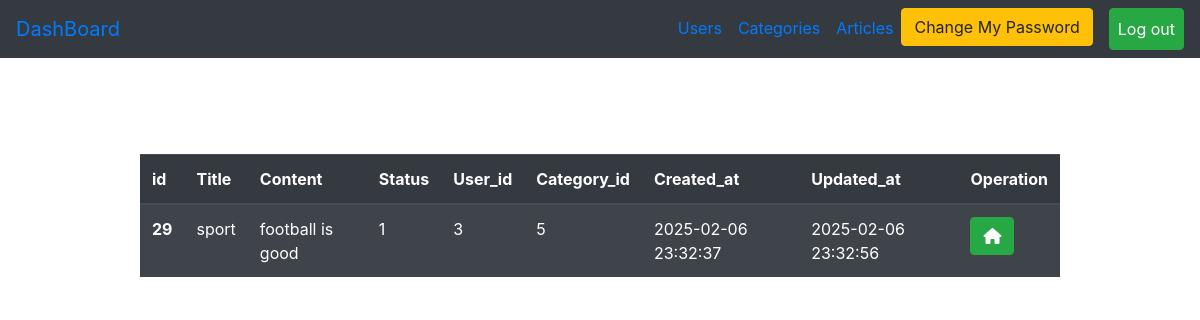
Screenshot of /Admin/posts.php?page=show&post_id=29 (signed in) with the database file from the repository.
### tables this page shows
CREATE TABLE `posts` (
  `post_id` int(11) NOT NULL,
  `title` varchar(255) NOT NULL,
  `description` varchar(255) NOT NULL,
  `status` enum('0','1') DEFAULT '1',
  `user_id` int(11) NOT NULL,
  `category_id` int(11) NOT NULL,
  `created_at` timestamp NULL DEFAULT NULL,
  `updated_at` timestamp NULL DEFAULT NULL
);

### Admin/posts.php (the view)
<?php
include("initials.php");
if (isset($_SESSION['login'])) {
    $page = "All";
    if (isset($_GET['page'])) {
        $page = $_GET['page'];
    }
    if ($page == "All") {
        $statment = $connect->prepare("select * from posts");
        $statment->execute();
        $usercount = $statment->rowcount();
        $result = $statment->fetchall();
?>
        <div class="container mt-5 ">
            <div class="row">
                <div class="col-md-10 m-auto pt-5">
                    <div>
                        <?php
                        if (isset($_SESSION['message'])) {
                            echo "<h4 class='text-center alert alert-success'>" . $_SESSION['message'] . "</h4>";
                            unset($_SESSION['message']);
                            header("refresh:3;url=posts.php");
                        }
                        ?>
                        <h4 class="text-center mb-4">NUMBER OF ARTICLES
                            <span class="badge badge-primary"><?php echo $usercount ?></span>
                        </h4>
                        <table class="table table-striped table-dark ">
                            <thead>
                                <tr>
                                    <th scope="col">id</th>
                                    <th scope="col">Title</th>
                                    <th scope="col">Content</th>
                                    <th scope="col">Status</th>
                                    <th scope="col">Operation</th>
                                </tr>
                            </thead>
                            <tbody>
                                <?php
                                foreach ($result as $item) {
                                ?>
                                    <tr>
                                        <th scope="row"><?php echo $item['post_id'] ?></th>
                                        <td><?php echo $item['title'] ?></td>
                                        <td><?php echo $item['description'] ?></td>
                                        <td><?php echo $item['status'] ?></td>
                                        <td>
                                            <a href="?page=show&post_id=<?php echo $item['post_id'] ?>" class="btn btn-primary"><i class="fa-solid fa-eye"></i></a>
                                            <a href="?page=edit&post_id=<?php echo $item['post_id'] ?>" class="btn btn-success"><i class="fa-solid fa-pen-to-square"></i></a>
                                            <a href="?page=delete&post_id=<?php echo $item['post_id'] ?>" class="btn btn-danger"><i class="fa-solid fa-trash"></i></a>
                                        </td>
                                    </tr>
                                <?php
                                }
                                ?>
                            </tbody>
                        </table>
                    </div>
                </div>
            </div>
        </div>
    <?php
    } else if ($page == "show") {
        if (isset($_GET['post_id'])) {
            $post_id = $_GET['post_id'];
        }
        $statment = $connect->prepare("select * from posts where post_id =?");
        $statment->execute(array($post_id));
        $item = $statment->fetch();
    ?>
        <div class="container mt-5 pt-5">
            <div class="row">
                <div class="col-md-10 m-auto">
                    <table class="table table-striped table-dark">
                        <thead>
                            <tr>
                                <th scope="col">id</th>
                                <th scope="col">Title</th>
                                <th scope="col">Content</th>
                                <th scope="col">Status</th>
                                <th scope="col">User_id</th>
                                <th scope="col">Category_id</th>
                                <th scope="col">Created_at</th>
                                <th scope="col">Updated_at</th>
                                <th scope="col">Operation</th>
                            </tr>
                        </thead>
                        <tbody>
                            <tr>
                                <th scope="row"><?php echo $item['post_id'] ?></th>
                                <td><?php echo $item['title'] ?></td>
                                <td><?php echo $item['description'] ?></td>
                                <td><?php echo $item['status'] ?></td>
                                <td><?php echo $item['user_id'] ?></td>
                                <td><?php echo $item['category_id'] ?></td>
                                <td><?php echo $item['created_at'] ?></td>
                                <td><?php echo $item['updated_at'] ?></td>
                                <td>
                                    <a href="posts.php" class="btn btn-success"><i class="fa-solid fa-house"></i></a>
                            </tr>
                        </tbody>
                    </table>
                </div>
            </div>
        </div>
    <?php
    } else if ($page == "delete") {
        if (isset($_GET['post_id'])) {
            $post_id = $_GET['post_id'];
        }
        $statment = $connect->prepare("delete from posts where  post_id=?");
        $statment->execute(array($post_id));
        $_SESSION['message'] = "deleted sucessfully";
        header("Location:posts.php");
    }  else if ($page == "edit") {
        if (isset($_GET['post_id'])) {
            $post_id = $_GET['post_id'];
        }
        $statment = $connect->prepare("select * from posts where post_id=?");
        $statment->execute(array($post_id));
        $result = $statment->fetch();
    ?>
        <div class="container mt-5">
            <div class="row">
                <div class="col-md-10 m-auto">
                    <h4 class="text-center mt-4">UPDATE ARTICLE PAGE</h4>
                    <form action="?page=saveupdate" method="post">
                        <input type="hidden" name="oldid" value="<?php echo $result['post_id'] ?>" class="form-control mb-4">
                        <label>STATUS</label>
                        <select name="status" class="form-control mb-4">
                            <?php
                            if ($result['status'] == "1") {
                                echo '<option value="1" selected>active</option>';
                                echo  '<option value="0">block</option>';
                            } else {
                                echo '<option value="1" >active</option>';
                                echo  '<option value="0" selected>block</option>';
                            }
                            ?>
                        </select>
                        <input type="submit" class="form-control  btn btn-success" value="UPDATE POST">
                    </form>
                </div>
            </div>
        </div>
    <?php
    } else if ($page == "saveupdate") {
        if ($_SERVER['REQUEST_METHOD'] == "POST") {
            $oldid = $_POST['oldid'];
            $status = $_POST['status'];
        }
        try {
            $statment = $connect->prepare("UPDATE posts
        SET `status`=?,updated_at=now()
        WHERE post_id=?");
            $statment->execute(array($status, $oldid));
            $_SESSION['message'] = "UPDATED SUCESSFULLY";
            header("Location:posts.php");
        } catch (PDOException $e) {
            header("Refresh:3;url=posts.php?page=edit&post_id=$oldid");
        }
    }
    ?>
<?php
} else {
    $_SESSION['message'] = "Please Login First";
    header("Location:../login.php");
}
include("Includes/temp/footer.php");
?>

### rows the page displays
posts: post_id "29", title "sport", description "football is good", status "1", user "3", category "5", created_at "2025-02-06 23:32:37", updated_at "2025-02-06 23:32:56"
